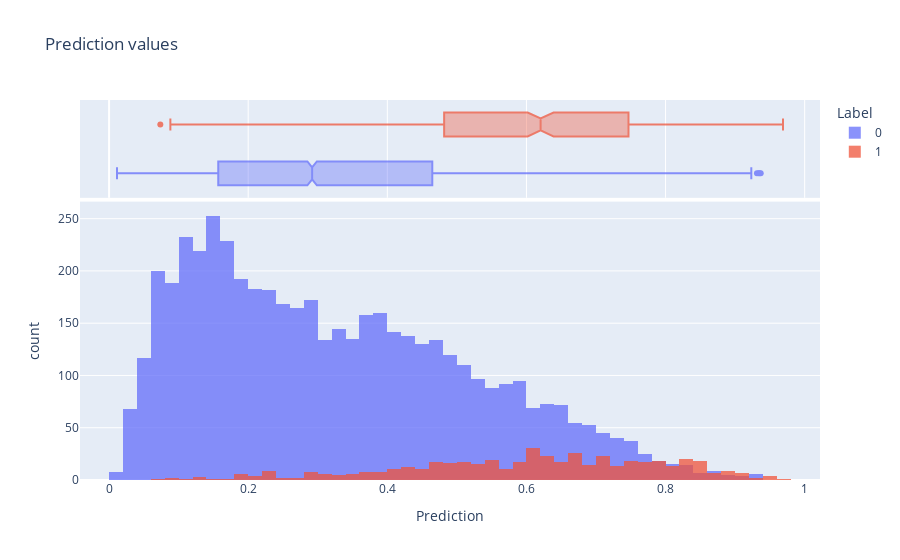

The code cell stored with this chart in its notebook:
### Code cell
from tensorflow.keras import Sequential
from tensorflow.keras.metrics import AUC, Recall, Precision, BinaryAccuracy
from tensorflow.keras.optimizers import Adam
from tensorflow.keras.layers import Dense, Dropout
from tensorflow.keras.initializers import Constant
from tensorflow.keras.losses import SquaredHinge, BinaryCrossentropy
from tensorflow.keras.callbacks import EarlyStopping


def create_nn_model(no_of_features, learning_rate=0.001, output_layer_bias=None):
    METRICS = [
        AUC(name="auc", from_logits=True),
        Recall(name="recall"),
        Precision(name="precision"),
        BinaryAccuracy(name="BinaryAccuracy"),  # Accuracy for True Class
        AUC(name="prc", curve="PR"),
    ]
    # For imbalanced Data, we want to add intial bias for better convergence at the output layer
    if output_layer_bias is not None:
        output_layer_bias = Constant(output_layer_bias)

    model = Sequential(
        [
            Dense(64, activation="relu", input_shape=(no_of_features,)),  # input_layer
            Dropout(0.5),
            Dense(128, activation="relu"),  # hidden_layer
            Dropout(0.5),
            Dense(1, activation="sigmoid", bias_initializer=output_layer_bias),  # output_layer
        ]
    )

    model.compile(optimizer=Adam(learning_rate=learning_rate), loss=BinaryCrossentropy(), metrics=METRICS)
    return model


# Transform DataFrame in Numpy array, as expected by Keras NN models down the line
X_train_np_arr = np.array(X_train)
y_train_np_arr = np.array(y_train)
X_valid_np_arr = np.array(X_valid)
y_valid_np_arr = np.array(y_valid)
X_train_smote_np_arr = np.array(X_train_smote)
y_train_smote_np_arr = np.array(y_train_smote)


##  Imbalanced Data Handling:
# Class Weight
no_of_features = X_train_np_arr.shape[-1]
yes_class_count = sum(y_train_np_arr)[0]
no_class_count = len(y_train_np_arr) - yes_class_count
total = no_class_count + yes_class_count
# total /2.0 to ensure losses for both classes get equal importance
weight_for_yes = (1 / yes_class_count) * (total / 2.0)
weight_for_no = (1 / no_class_count) * (total / 2.0)
class_weight = {0: weight_for_no, 1: weight_for_yes}
print("Weight for class no: {:.2f}".format(weight_for_no))
print("Weight for class yes: {:.2f}".format(weight_for_yes))
output_layer_bias = np.log([yes_class_count / no_class_count])
print(f"Output layer Bias for faster/ better convergence : {output_layer_bias}")


early_stopping = EarlyStopping(monitor="val_auc", verbose=1, patience=10, mode="max", restore_best_weights=True)


model_dnn = create_nn_model(no_of_features, learning_rate=0.001, output_layer_bias=output_layer_bias)
model_dnn.summary()
train_history = model_dnn.fit(
    X_train_np_arr,
    y_train_np_arr,
    validation_data=(X_valid_np_arr, y_valid_np_arr),
    batch_size=1024,
    epochs=500,
    callbacks=[early_stopping],
    class_weight=class_weight,
    verbose=0,
)
y_valid_dnn_predicted = model_dnn.predict(X_valid_np_arr, batch_size=8024)
print_auc(train_history, 36)
plot_metrics(train_history, metrics=["loss", "auc", "precision", "recall"])
plot_hist_of_predictions(X_train_np_arr, y_train_np_arr, X_valid_np_arr, model_dnn)

### Figure 1 — Plotly figure (JSON) as saved in the notebook; plotly's stock layout.template omitted (floating-point values rounded to 4 significant figures; data arrays with more than 128 entries replaced by an {"elided": "..."} marker saying what was removed)
{"data": [{"alignmentgroup": "True", "bingroup": "x", "hovertemplate": "Label=0<br>Prediction=%{x}<br>count=%{y}<extra></extra>", "legendgroup": "0", "marker": {"color": "#636efa", "pattern": {"shape": ""}}, "name": "0", "offsetgroup": "0", "opacity": 0.75, "orientation": "v", "showlegend": true, "type": "histogram", "x": {"elided": "5000 float values"}, "xaxis": "x", "yaxis": "y"}, {"alignmentgroup": "True", "hovertemplate": "Label=0<br>Prediction=%{x}<extra></extra>", "legendgroup": "0", "marker": {"color": "#636efa"}, "name": "0", "notched": true, "offsetgroup": "0", "opacity": 0.75, "showlegend": false, "type": "box", "x": {"elided": "5000 float values"}, "xaxis": "x2", "yaxis": "y2"}, {"alignmentgroup": "True", "bingroup": "x", "hovertemplate": "Label=1<br>Prediction=%{x}<br>count=%{y}<extra></extra>", "legendgroup": "1", "marker": {"color": "#EF553B", "pattern": {"shape": ""}}, "name": "1", "offsetgroup": "1", "opacity": 0.75, "orientation": "v", "showlegend": true, "type": "histogram", "x": {"elided": "500 float values"}, "xaxis": "x", "yaxis": "y"}, {"alignmentgroup": "True", "hovertemplate": "Label=1<br>Prediction=%{x}<extra></extra>", "legendgroup": "1", "marker": {"color": "#EF553B"}, "name": "1", "notched": true, "offsetgroup": "1", "opacity": 0.75, "showlegend": false, "type": "box", "x": {"elided": "500 float values"}, "xaxis": "x2", "yaxis": "y2"}], "layout": {"barmode": "overlay", "legend": {"title": {"text": "Label"}, "tracegroupgap": 0}, "title": {"text": "Prediction values"}, "xaxis": {"anchor": "y", "domain": [0, 1], "title": {"text": "Prediction"}}, "xaxis2": {"anchor": "y2", "domain": [0, 1], "matches": "x", "showgrid": true, "showticklabels": false}, "yaxis": {"anchor": "x", "domain": [0, 0.7326], "title": {"text": "count"}}, "yaxis2": {"anchor": "x2", "domain": [0.7426, 1], "matches": "y2", "showgrid": false, "showline": false, "showticklabels": false, "ticks": ""}}}
